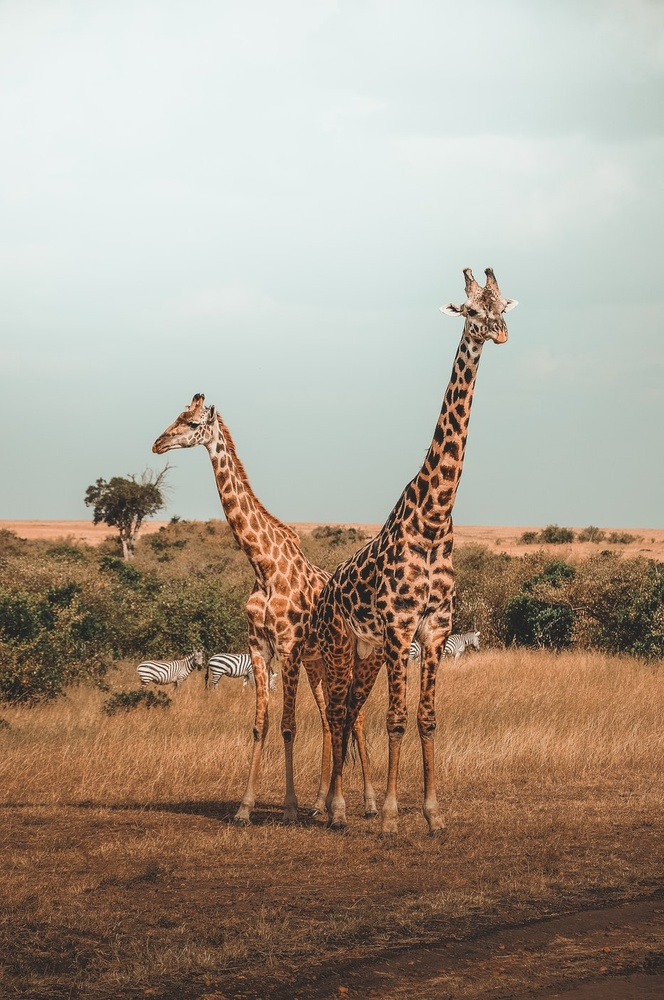
#> input picture DATA/giraffes.jpg, 664 x 1000 px, shrunk from 933 x 1405 before the run
$ jupyter execute --allow-errors 07-Image-Processing-Assessment.ipynb   (shell and % lines are left out)   (older library calls are emulated)
#> lines starting #> are read from the running program, lines starting #| are printed output that depends on the picture; after the words box and inside, x2 and y2 are one past the last pixel; in counts of white or black regions, pixels touching at a corner belong together
<a href="https://www.pieriandata.com"></a>
*Copyright Pierian Data Inc.*

# Image Processing Assessment

Complete the tasks in bold below! Feel free to treat this as a code along by skipping this assessment lecture and moving straight to the solutions lecture!

**Some Useful Code is already here for you in the cells below:**

[cell 1]
import cv2
import matplotlib.pyplot as plt
import numpy as np

[cell 2]
def display_img(img,cmap=None):
    fig = plt.figure(figsize=(8,8))
    ax = fig.add_subplot(111)
    ax.imshow(img,cmap)

**TASK: Open and display the giaraffes.jpg image that is located in the DATA folder.**

[cell 3]
img = cv2.imread("../DATA/giraffes.jpg")
#> img is the input picture: shape (1000, 664, 3); mean B, G, R 141.5, 156.7, 170
img = cv2.cvtColor(img,cv2.COLOR_BGR2RGB)

[cell 4]
display_img(img)

**TASK:Apply a binary threshold onto the image.**

[cell 5]
img_gray = cv2.cvtColor(img,cv2.COLOR_RGB2GRAY)
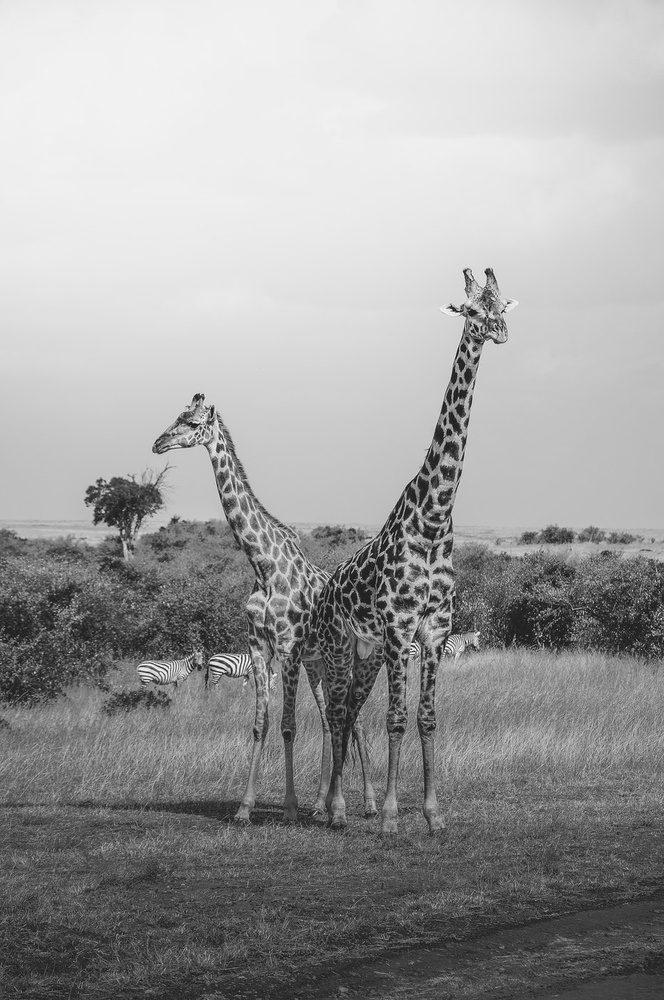
#> img_gray: shape (1000, 664); min 6, max 252, mean 158.9
ret,bin_img = cv2.threshold(img_gray,120,255,cv2.THRESH_BINARY)
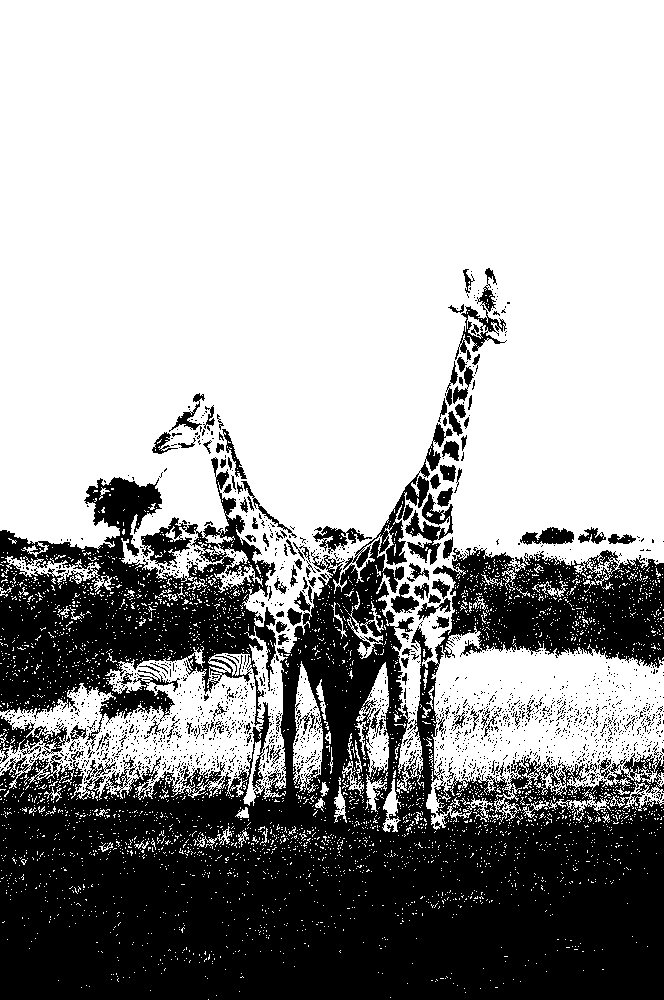
#> bin_img: shape (1000, 664); 65.1% white; 1936 black regions (1808 under 20 px), largest, box (x1, y1, x2, y2) and area: (0, 423, 664, 1000) 213381, (405, 493, 453, 565) 1294, (0, 715, 70, 764) 1230

[cell 6]
display_img(bin_img,cmap="gray")

**TASK: Open the giaraffes.jpg file from the DATA folder and convert its colorspace to  HSV and display the image.**

[cell 7]
img_hsv = cv2.cvtColor(img,cv2.COLOR_RGB2HSV)
#> img_hsv: shape (1000, 664, 3); mean H, S, V 45.8, 68.1, 174.8

[cell 8]
display_img(img_hsv)

**TASK: Create a low pass filter with a 4 by 4 Kernel filled with values of 1/10 (0.01) and then use 2-D Convolution to blur the giraffer image (displayed in normal RGB)**

[cell 9]
filter = np.ones((4,4), dtype=np.float32)/10
# filter

[cell 10]
img_blurd=cv2.filter2D(img,-1,filter)
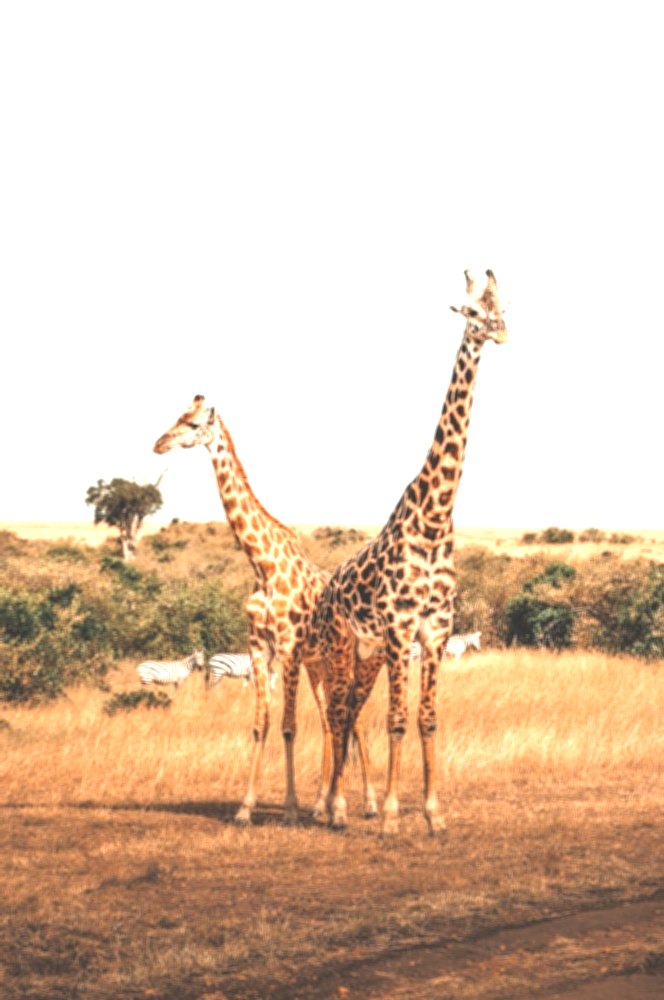
#> img_blurd: shape (1000, 664, 3); mean R, G, B 223.8, 200.3, 179.2

[cell 11]
display_img(img_blurd)

**TASK: Create a Horizontal Sobel Filter (sobelx from our lecture) with a kernel size of 5 to the grayscale version of the giaraffes image and then display the resulting gradient filtered version of the image.**

[cell 12]
img = cv2.imread("../DATA/giraffes.jpg")
# img = cv2.cvtColor(img,cv2.COLOR_BGR2RGB)

[cell 13]
img_gray = cv2.cvtColor(img,cv2.COLOR_BGR2GRAY)
sobelx = cv2.Sobel(img_gray,cv2.CV_64F,1,0,ksize=5)
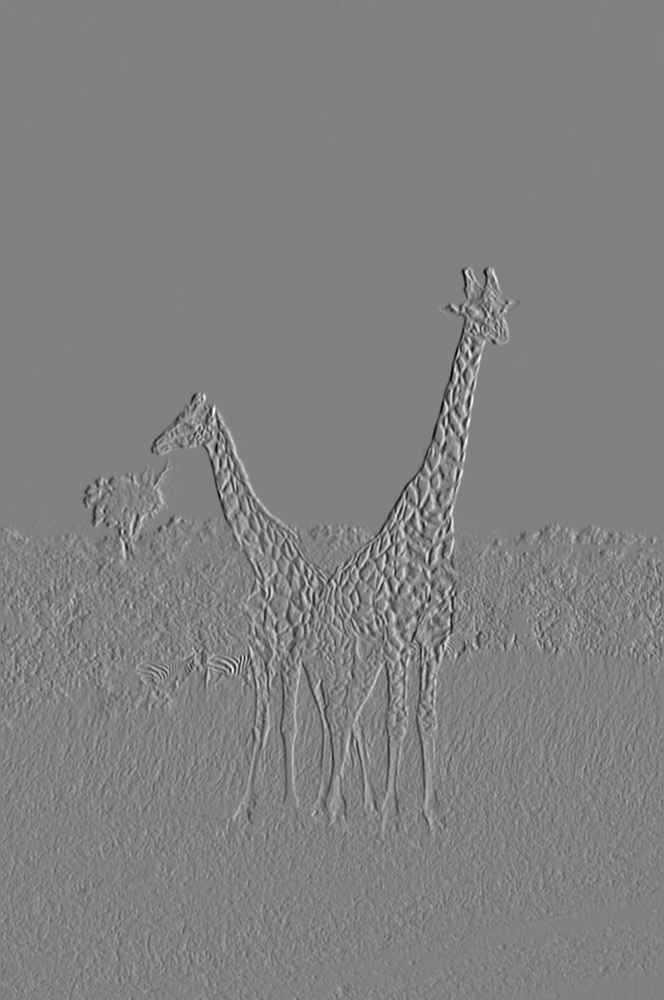
#> sobelx: shape (1000, 664) float64; min -8199, max 7954, mean -1.6; drawn with min black and max white
display_img(sobelx,cmap="gray")

$ run again, with DATA/Nadia_Murad.jpg copied over DATA/giraffes.jpg
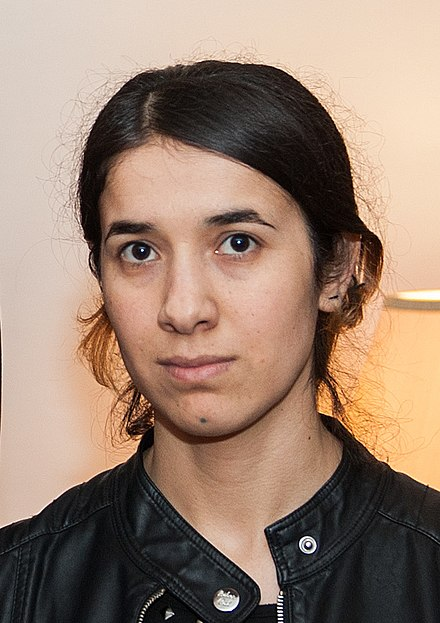
#> input picture DATA/Nadia_Murad.jpg, 440 x 623 px
#> img is the input picture: shape (623, 440, 3); mean B, G, R 112.7, 129.2, 153.8
#> `ret,bin_img = cv2.threshold(img_gray,120,255,cv2.THRESH_BINARY)`:
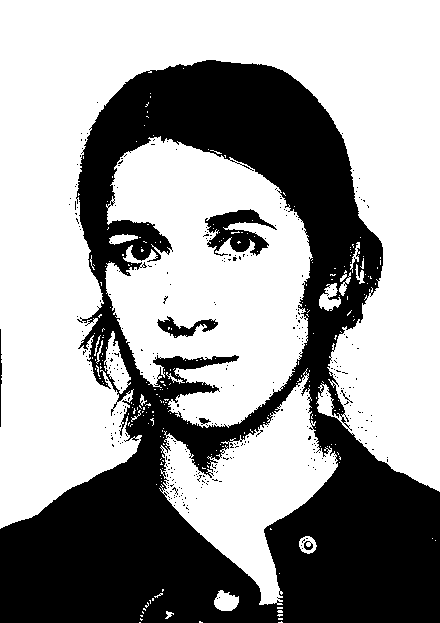
#> bin_img: shape (623, 440); 61.6% white; 345 black regions (338 under 20 px), largest, box (x1, y1, x2, y2) and area: (0, 60, 440, 623) 102071, (205, 209, 277, 256) 1631, (157, 316, 218, 338) 545
#> img_hsv: shape (623, 440, 3); mean H, S, V 29, 73.3, 154.7
#> `sobelx = cv2.Sobel(img_gray,cv2.CV_64F,1,0,ksize=5)`:
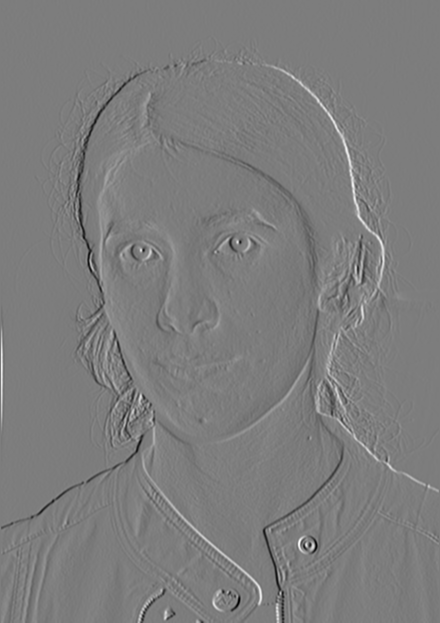
#> sobelx: shape (623, 440) float64; min -10506, max 10889, mean 4.3; drawn with min black and max white
